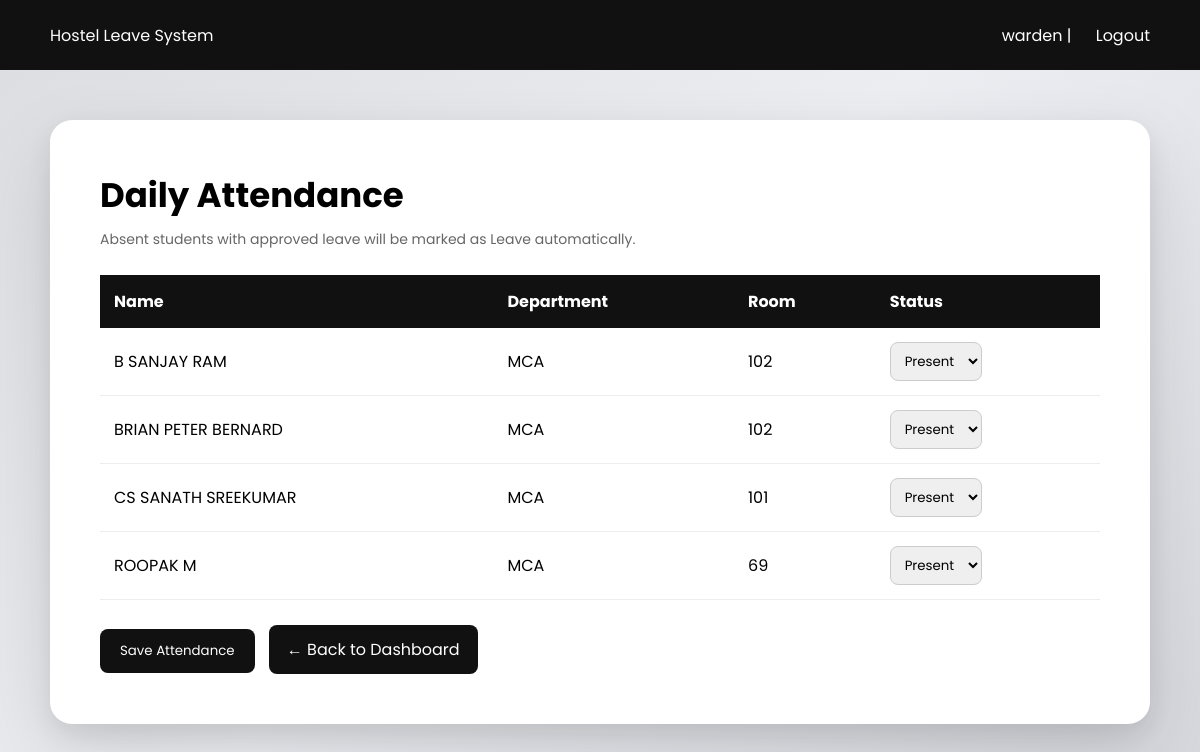
The app's page /warden/attendance.php (signed in) with its own data.
### tables this page shows
CREATE TABLE `student_profiles` (
  `id` int(11) NOT NULL,
  `user_id` int(11) NOT NULL,
  `register_number` varchar(50) DEFAULT NULL,
  `department` varchar(100) DEFAULT NULL,
  `year` int(11) DEFAULT NULL,
  `room_number` varchar(20) DEFAULT NULL,
  `phone` varchar(15) DEFAULT NULL
);

CREATE TABLE `users` (
  `id` int(11) NOT NULL,
  `role_id` int(11) NOT NULL,
  `name` varchar(100) NOT NULL,
  `username` varchar(50) NOT NULL,
  `password` varchar(255) NOT NULL,
  `email` varchar(100) DEFAULT NULL,
  `parent_email` varchar(100) DEFAULT NULL,
  `teacher_email` varchar(100) DEFAULT NULL,
  `created_at` timestamp NOT NULL DEFAULT current_timestamp(),
  `register_number` varchar(50) DEFAULT NULL
);

### warden/attendance.php (the view, shortened to what this page needs)
<?php
include("../config/db.php");
$students = $conn->query("
SELECT users.id,
       users.name,
       student_profiles.department,
       student_profiles.room_number
FROM users
JOIN roles ON users.role_id = roles.id
LEFT JOIN student_profiles ON users.id = student_profiles.user_id
WHERE roles.role_name = 'student'
ORDER BY users.name ASC
");
?>
<!DOCTYPE html>
<html>
<head>
</head>
<body>
<div class="topbar">
<div>Hostel Leave System</div>
<div>
<?php echo $_SESSION["username"]; ?> |
<a href="../auth/logout.php">Logout</a>
</div>
</div>
<div class="container">
<h1>Daily Attendance</h1>
<div class="sub">Absent students with approved leave will be marked as Leave automatically.</div>
<form method="POST">
<table>
<tr>
<th>Name</th>
<th>Department</th>
<th>Room</th>
<th>Status</th>
</tr>
<?php while($row = $students->fetch_assoc()){ ?>
<tr>
<td><?php echo $row["name"]; ?></td>
<td><?php echo $row["department"]; ?></td>
<td><?php echo $row["room_number"]; ?></td>
<td>
<select name="status[<?php echo $row["id"]; ?>]">
<option value="Present">Present</option>
</select>
</td>
</tr>
<?php } ?>
</table>
<button type="submit" name="save_attendance">Save Attendance</button>
<a href="dashboard.php" class="back-btn">← Back to Dashboard</a>
</form>
</div>
</body>
</html>

### warden/attendance.php (style rules this page uses)
* { margin:0; padding:0; box-sizing:border-box; font-family:'Poppins',sans-serif; }
body { background:linear-gradient(135deg,#dcdde1,#eceef2,#d6d8de); padding:120px 50px 50px; }
.topbar { position:fixed; top:0; left:0; width:100%; height:70px; background:#111; color:#fff; display:flex; justify-content:space-between; align-items:center; padding:0 50px; z-index:1000; }
.topbar a { color:#fff; text-decoration:none; margin-left:20px; }
.container { max-width:1150px; margin:auto; background:#fff; padding:50px; border-radius:22px; box-shadow: 0 30px 80px rgba(0,0,0,0.12), 0 10px 25px rgba(0,0,0,0.08); }
h1 { font-size:34px; margin-bottom:8px; }
.sub { color:#666; margin-bottom:25px; font-size:14px; }
table { width:100%; border-collapse:collapse; margin-top:20px; }
th { background:#111; color:#fff; padding:14px; text-align:left; }
td { padding:14px; border-bottom:1px solid #eee; }
select { padding:8px 10px; border-radius:8px; border:1px solid #ccc; outline:none; }
button { margin-top:25px; padding:12px 20px; border:none; border-radius:8px; background:#111; color:#fff; cursor:pointer; }
.back-btn { display:inline-block; margin-top:25px; margin-left:10px; padding:12px 18px; background:#111; color:#fff; text-decoration:none; border-radius:8px; }

### records on screen
student_profiles: user.name "B SANJAY RAM", department "MCA", room_number "102", user "Present"
student_profiles: user.name "BRIAN PETER BERNARD", department "MCA", room_number "102", user "Present"
student_profiles: user.name "CS SANATH SREEKUMAR", department "MCA", room_number "101", user "Present"
student_profiles: user.name "ROOPAK M", department "MCA", room_number "69", user "Present"

### other values on screen
$_SESSION["username"] "warden"
